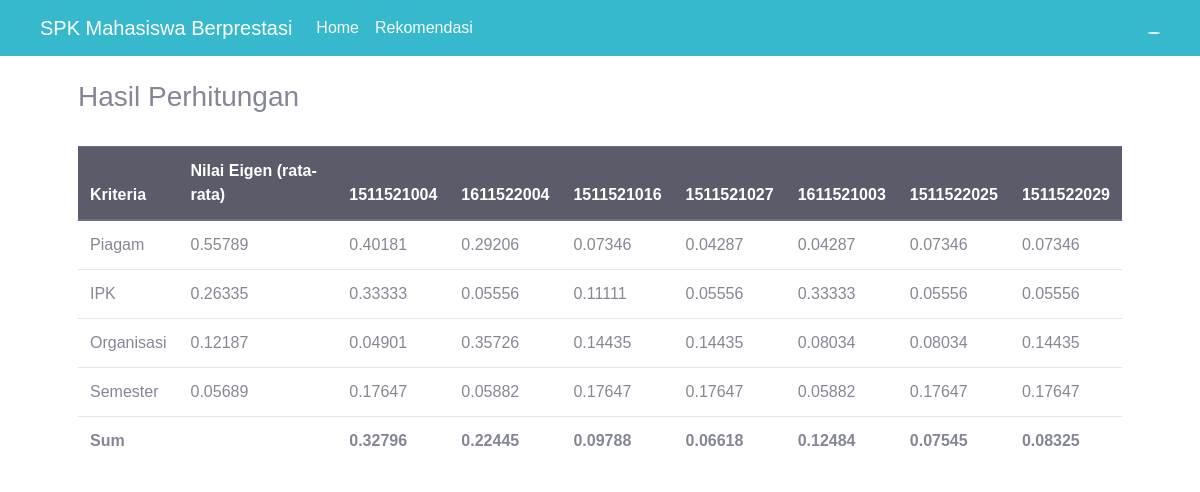
Screenshot of /hasil.php with the database file from the repository.
### tables this page shows
CREATE TABLE `sp_kriteria` (
  `id_krit` int(11) NOT NULL,
  `value_spkrit` float NOT NULL
);

CREATE TABLE `sp_alternatif` (
  `id_alt` int(11) NOT NULL,
  `id_krit` int(11) NOT NULL,
  `id_spalt` int(11) NOT NULL,
  `value_spalt` float NOT NULL
);

### config.php (called while the page is built, shortened)
<?php
	$database = 'spkmawapress';
?>

### fungsi.php (called while the page is built, shortened)
<?php
function getKriteriaID($no_urut) {
	include('config.php');
	$query  = "SELECT id_krit FROM kriteria ORDER BY id_krit";
	$result = mysqli_query($koneksi, $query);
	while ($row = mysqli_fetch_array($result)) {
		$listID[] = $row['id_krit'];
	}
	return $listID[($no_urut)];
}
function getAlternatifID($no_urut) {
	include('config.php');
	$query  = "SELECT id_alt FROM alternatif ORDER BY id_alt";
	$result = mysqli_query($koneksi, $query);
	while ($row = mysqli_fetch_array($result)) {
		$listID[] = $row['id_alt'];
	}
	return $listID[($no_urut)];
}
function getKriteriaNama($no_urut) {
	include('config.php');
	$query  = "SELECT nama_krit FROM kriteria ORDER BY id_krit";
	$result = mysqli_query($koneksi, $query);
	while ($row = mysqli_fetch_array($result)) {
		$nama[] = $row['nama_krit'];
	}
	return $nama[($no_urut)];
}
function getAlternatifNama($no_urut) {
	include('config.php');
	$query  = "SELECT nim FROM alternatif ORDER BY id_alt";
	$result = mysqli_query($koneksi, $query);
	while ($row = mysqli_fetch_array($result)) {
		$nama[] = $row['nim'];
	}
	return $nama[($no_urut)];
}
function getAlternatifPV($id_alternatif,$id_kriteria) {
	include('config.php');
	$pv = 1;
	$query = "SELECT value_spalt FROM sp_alternatif WHERE id_alt=$id_alternatif AND id_krit=$id_kriteria";
	$result = mysqli_query($koneksi, $query);
	while ($row = mysqli_fetch_array($result)) {
		$pv = $row['value_spalt'];
	}
	return $pv;
}
function getKriteriaPV($id_kriteria) {
	include('config.php');
	$query = "SELECT value_spkrit FROM sp_kriteria WHERE id_krit=$id_kriteria";
	$result = mysqli_query($koneksi, $query);
	$pv=0;
	while ($row = mysqli_fetch_array($result)) {
		$pv = $row['value_spkrit'];
	}
	return $pv;
}
function getJumlahAlternatif() {
	include('config.php');
	$query  = "SELECT count(*) FROM alternatif";
	$result = mysqli_query($koneksi, $query);
	$jumlahData = 0;
	while ($row = mysqli_fetch_array($result)) {
		$jumlahData = $row[0];
	}
	return $jumlahData;
}
function getJumlahKriteria() {
	include('config.php');
	$query  = "SELECT count(*) FROM kriteria";
	$result = mysqli_query($koneksi, $query);
	while ($row = mysqli_fetch_array($result)) {
		$jumlahData = $row[0];
	}
	return $jumlahData;
}
	?>

### hasil.php (the view, shortened to what this page needs)
<?php
include('config.php');
include('fungsi.php');
$jmlKriteria 	= getJumlahKriteria();
$jmlAlternatif	= getJumlahAlternatif();
$nilai			= array();
for ($x=0; $x <= ($jmlAlternatif-1); $x++) {
	$nilai[$x] = 0;
	for ($y=0; $y <= ($jmlKriteria-1); $y++) {
		$id_alternatif 	= getAlternatifID($x);
		$id_kriteria	= getKriteriaID($y);
		$pv_alternatif	= getAlternatifPV($id_alternatif,$id_kriteria);
		$pv_kriteria	= getKriteriaPV($id_kriteria);
		$nilai[$x]	 	+= ($pv_alternatif * $pv_kriteria);
	}
}
include('header.php');
?>
<section class="container" style="margin-bottom: 20px">
	<h3>Hasil Perhitungan</h3>
	<br>
	<div class="table-responsive">
		<table class="table table-stripped">
			<thead class="thead-dark" float="center">
			<tr>
				<th>Kriteria</th>
				<th>Nilai Eigen (rata-rata)</th>
				<?php
				for ($i=0; $i <= (getJumlahAlternatif()-1); $i++) {
					echo "<th>".getAlternatifNama($i)."</th>\n";
				}
				?>
			</tr>
			</thead>
			<tbody>
			<?php
				for ($x=0; $x <= (getJumlahKriteria()-1) ; $x++) {
					echo "<tr>";
					echo "<td>".getKriteriaNama($x)."</td>";
					echo "<td>".round(getKriteriaPV(getKriteriaID($x)),5)."</td>";
					for ($y=0; $y <= (getJumlahAlternatif()-1); $y++) {
						echo "<td>".round(getAlternatifPV(getAlternatifID($y),getKriteriaID($x)),5)."</td>";
					}
					echo "</tr>";
				}
			?>
			</tbody>
			<tfoot>
			<tr>
				<th colspan="2">Sum</th>
				<?php
				for ($i=0; $i <= ($jmlAlternatif-1); $i++) {
					echo "<th>".round($nilai[$i],5)."</th>";
				}
				?>
			</tr>
			</tfoot>
		</table>
	</div>
</section>
<?php include('footer.php');
 ?>

### header.php (shortened to what this page needs)
<!DOCTYPE html>
<html lang="en">
<head>
	<link href="vendor/fontawesome-free/css/all.min.css" rel="stylesheet" type="text/css">
	<link href="css/sb-admin-2.css" rel="stylesheet">
	<link rel="stylesheet" type="text/css" href="https://cdn.datatables.net/1.10.20/css/jquery.dataTables.css">
</head>
<body id="page-top">
  <nav class="navbar navbar-expand-lg navbar-dark bg-info">
        <div class="container-fluid">
            <a class="navbar-brand" href="index.php">SPK Mahasiswa Berprestasi</a>
            <div class="collapse navbar-collapse" id="navbarNavAltMarkup">
                <div class="navbar-nav">
                <li class="nav-item nav-link"><a class="text-light" href="index.php">Home <span class="sr-only">(current)</span></a>
					<li class="nav-item nav-link"><a class="text-light" href="rekomendasi.php">Rekomendasi</a></li>
		      </div>
		    </div>
		  <div class="text-center d-none d-md-inline">
		    <button class="rounded-circle border-0" id="sidebarToggle"></button>
		  </div>
	</div>
 </nav>
    <div id="content-wrapper" class="d-flex flex-column">
      <div id="content">
				  <br>
        <div class="container">

### footer.php (shortened to what this page needs)
</div>
</div>
</div>
</body>
</html>

### header.php (style rules this page uses)
html,body { padding: 0; margin:0; font-family: sans-serif; }

### rows the page displays
sp_kriteria: value_spkrit "0.55789"
sp_alternatif: value_spalt "0.40181"
sp_alternatif: value_spalt "0.29206"
sp_alternatif: value_spalt "0.07346"
sp_alternatif: value_spalt "0.04287"
sp_alternatif: value_spalt "0.04287"
sp_alternatif: value_spalt "0.07346"
sp_alternatif: value_spalt "0.07346"
sp_kriteria: value_spkrit "0.26335"
sp_alternatif: value_spalt "0.33333"
sp_alternatif: value_spalt "0.05556"
sp_alternatif: value_spalt "0.11111"
sp_alternatif: value_spalt "0.05556"
sp_alternatif: value_spalt "0.33333"
sp_alternatif: value_spalt "0.05556"
sp_alternatif: value_spalt "0.05556"
sp_kriteria: value_spkrit "0.12187"
sp_alternatif: value_spalt "0.04901"
sp_alternatif: value_spalt "0.35726"
sp_alternatif: value_spalt "0.14435"
sp_alternatif: value_spalt "0.14435"
sp_alternatif: value_spalt "0.08034"
sp_alternatif: value_spalt "0.08034"
sp_alternatif: value_spalt "0.14435"
sp_kriteria: value_spkrit "0.05689"
sp_alternatif: value_spalt "0.17647"
sp_alternatif: value_spalt "0.05882"
sp_alternatif: value_spalt "0.17647"
sp_alternatif: value_spalt "0.17647"
sp_alternatif: value_spalt "0.05882"
sp_alternatif: value_spalt "0.17647"
sp_alternatif: value_spalt "0.17647"

### other values shown
getAlternatifNama($i) "1511521004"
getAlternatifNama($i) "1611522004"
getAlternatifNama($i) "1511521016"
getAlternatifNama($i) "1511521027"
getAlternatifNama($i) "1611521003"
getAlternatifNama($i) "1511522025"
getAlternatifNama($i) "1511522029"
getKriteriaNama($x) "Piagam"
getKriteriaNama($x) "IPK"
getKriteriaNama($x) "Organisasi"
getKriteriaNama($x) "Semester"
$nilai[$i] "0.32796"
$nilai[$i] "0.22445"
$nilai[$i] "0.09788"
$nilai[$i] "0.06618"
